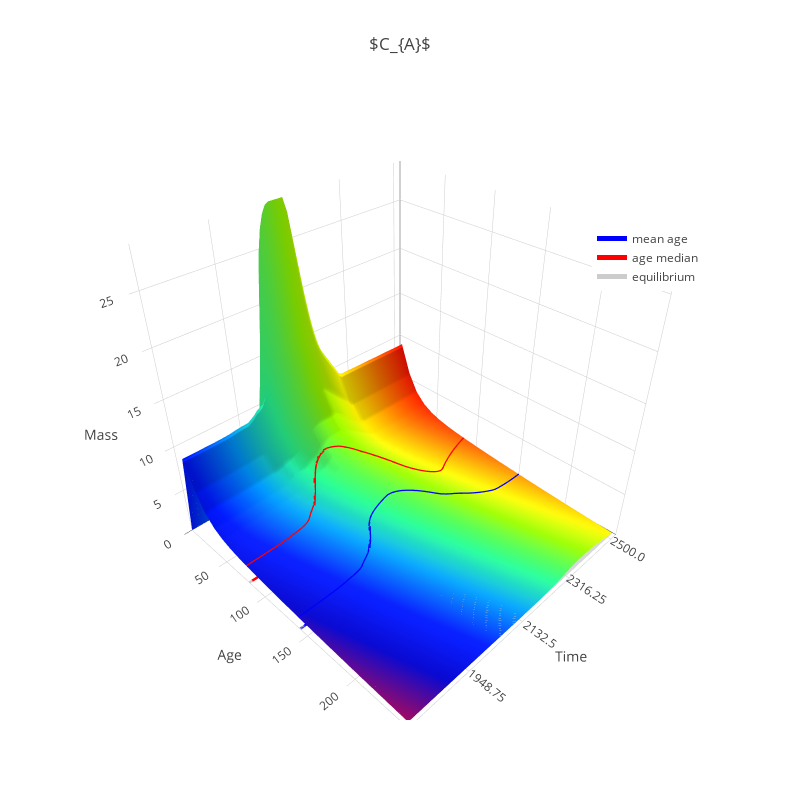
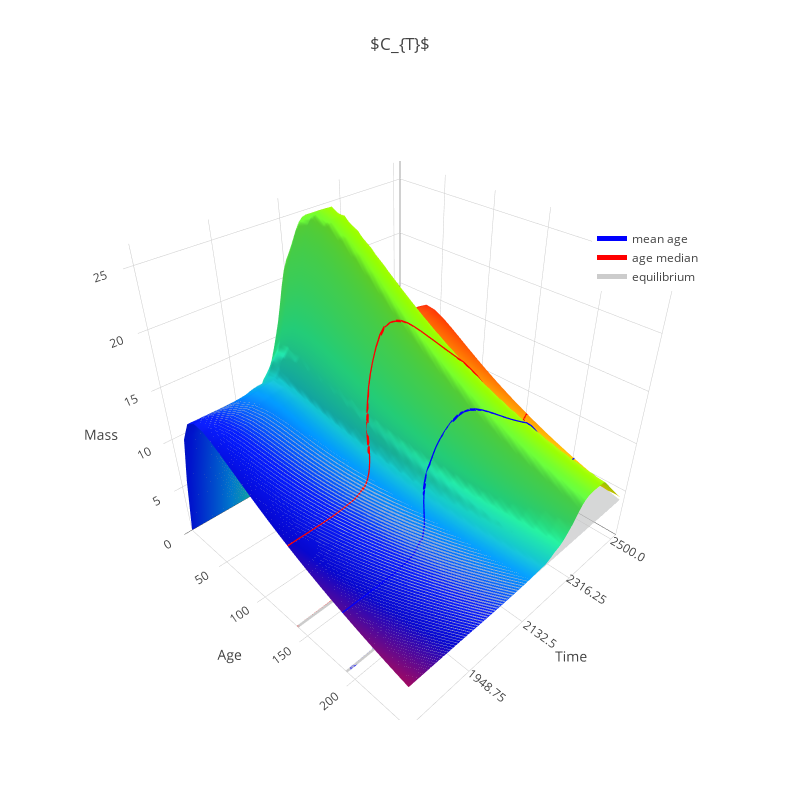
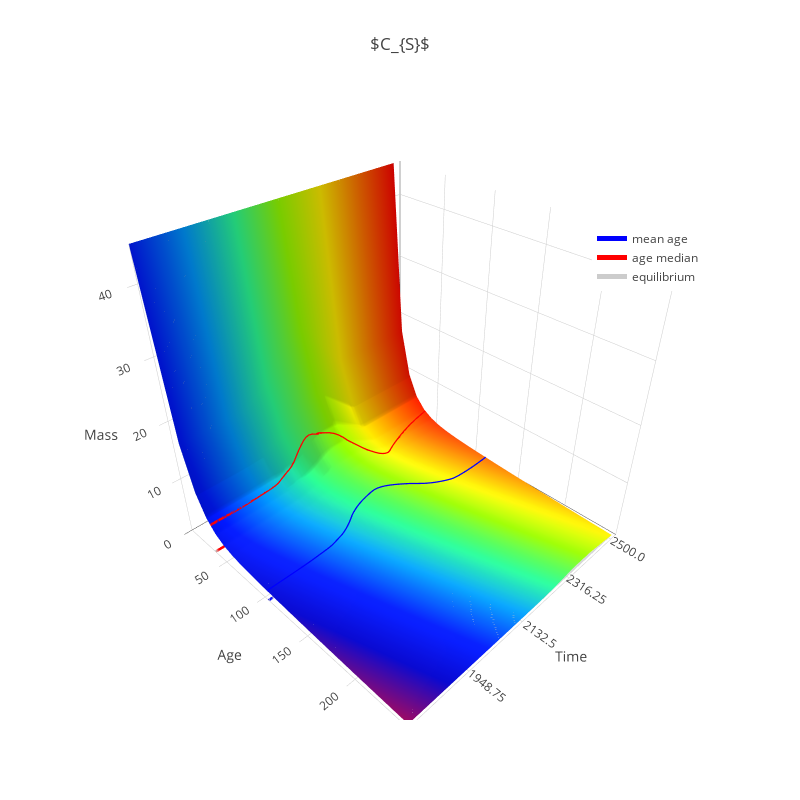
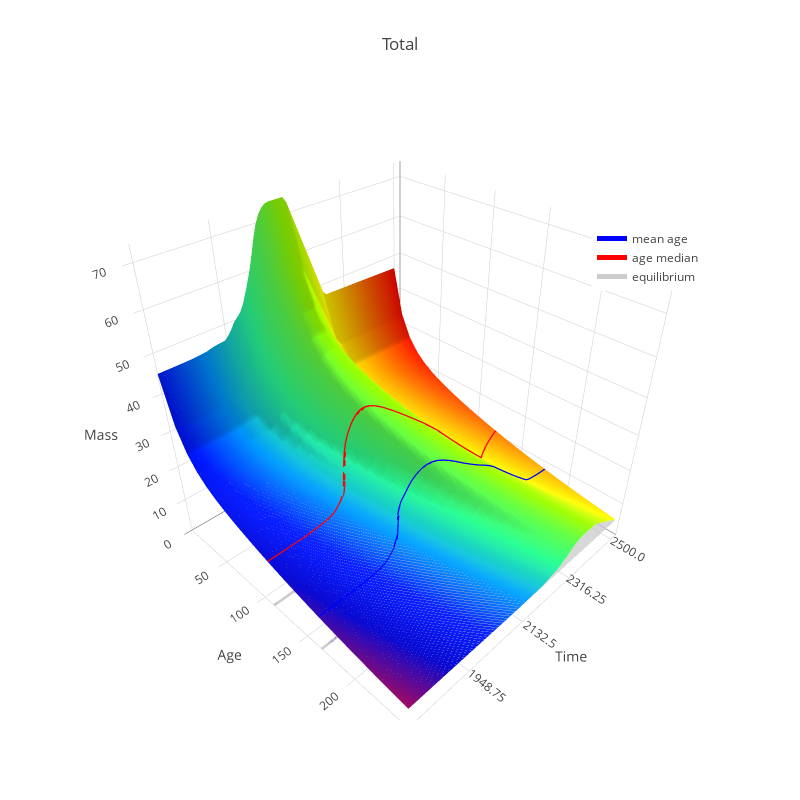

Notebook source saved alongside these figures, in order:
### Code cell
# finally plot the figures
for fig in figs:
    fig['layout']['legend'] = dict(x=0.8, y=0.8)
    iplot(fig)
